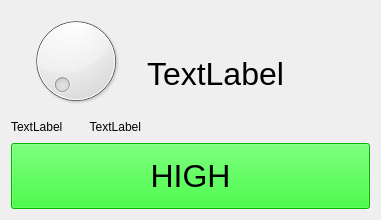
<?xml version="1.0" encoding="UTF-8"?>
<ui version="4.0">
 <class>OutputPortWriter</class>
 <widget class="QWidget" name="OutputPortWriter">
  <property name="geometry">
   <rect>
    <x>0</x>
    <y>0</y>
    <width>381</width>
    <height>220</height>
   </rect>
  </property>
  <property name="sizePolicy">
   <sizepolicy hsizetype="Fixed" vsizetype="Fixed">
    <horstretch>0</horstretch>
    <verstretch>0</verstretch>
   </sizepolicy>
  </property>
  <property name="contextMenuPolicy">
   <enum>Qt::NoContextMenu</enum>
  </property>
  <property name="windowTitle">
   <string>Output Port Writer</string>
  </property>
  <property name="locale">
   <locale language="English" country="UnitedStates"/>
  </property>
  <layout class="QVBoxLayout" name="verticalLayout">
   <item>
    <widget class="QWidget" name="AnalogOutWidget" native="true">
     <layout class="QHBoxLayout" name="horizontalLayout_3">
      <property name="leftMargin">
       <number>0</number>
      </property>
      <property name="topMargin">
       <number>0</number>
      </property>
      <property name="rightMargin">
       <number>0</number>
      </property>
      <property name="bottomMargin">
       <number>0</number>
      </property>
      <item>
       <layout class="QVBoxLayout" name="verticalLayout_2">
        <item>
         <widget class="QDial" name="ValueDial">
          <property name="sizePolicy">
           <sizepolicy hsizetype="Preferred" vsizetype="Preferred">
            <horstretch>1</horstretch>
            <verstretch>0</verstretch>
           </sizepolicy>
          </property>
          <property name="tracking">
           <bool>false</bool>
          </property>
         </widget>
        </item>
        <item>
         <layout class="QHBoxLayout" name="horizontalLayout_2">
          <item>
           <widget class="QLabel" name="MinValueLabel">
            <property name="text">
             <string>TextLabel</string>
            </property>
           </widget>
          </item>
          <item>
           <spacer name="horizontalSpacer">
            <property name="orientation">
             <enum>Qt::Horizontal</enum>
            </property>
            <property name="sizeType">
             <enum>QSizePolicy::Minimum</enum>
            </property>
            <property name="sizeHint" stdset="0">
             <size>
              <width>20</width>
              <height>20</height>
             </size>
            </property>
           </spacer>
          </item>
          <item>
           <widget class="QLabel" name="MaxValueLabel">
            <property name="text">
             <string>TextLabel</string>
            </property>
            <property name="alignment">
             <set>Qt::AlignRight|Qt::AlignTrailing|Qt::AlignVCenter</set>
            </property>
           </widget>
          </item>
         </layout>
        </item>
       </layout>
      </item>
      <item>
       <widget class="QLabel" name="ValueLabel">
        <property name="sizePolicy">
         <sizepolicy hsizetype="Preferred" vsizetype="Preferred">
          <horstretch>2</horstretch>
          <verstretch>0</verstretch>
         </sizepolicy>
        </property>
        <property name="minimumSize">
         <size>
          <width>180</width>
          <height>0</height>
         </size>
        </property>
        <property name="font">
         <font>
          <pointsize>24</pointsize>
         </font>
        </property>
        <property name="text">
         <string>TextLabel</string>
        </property>
       </widget>
      </item>
     </layout>
    </widget>
   </item>
   <item>
    <widget class="QWidget" name="DigitalOutWidget" native="true">
     <property name="minimumSize">
      <size>
       <width>0</width>
       <height>60</height>
      </size>
     </property>
     <layout class="QHBoxLayout" name="horizontalLayout">
      <property name="leftMargin">
       <number>0</number>
      </property>
      <property name="topMargin">
       <number>0</number>
      </property>
      <property name="rightMargin">
       <number>0</number>
      </property>
      <property name="bottomMargin">
       <number>0</number>
      </property>
      <item>
       <widget class="QPushButton" name="StateButton">
        <property name="sizePolicy">
         <sizepolicy hsizetype="Expanding" vsizetype="Expanding">
          <horstretch>0</horstretch>
          <verstretch>0</verstretch>
         </sizepolicy>
        </property>
        <property name="minimumSize">
         <size>
          <width>180</width>
          <height>50</height>
         </size>
        </property>
        <property name="font">
         <font>
          <pointsize>24</pointsize>
         </font>
        </property>
        <property name="styleSheet">
         <string notr="true">background-color: lime;</string>
        </property>
        <property name="text">
         <string>HIGH</string>
        </property>
        <property name="checkable">
         <bool>true</bool>
        </property>
       </widget>
      </item>
     </layout>
    </widget>
   </item>
  </layout>
 </widget>
 <resources>
  <include location="../QModules.qrc"/>
 </resources>
 <connections/>
</ui>
